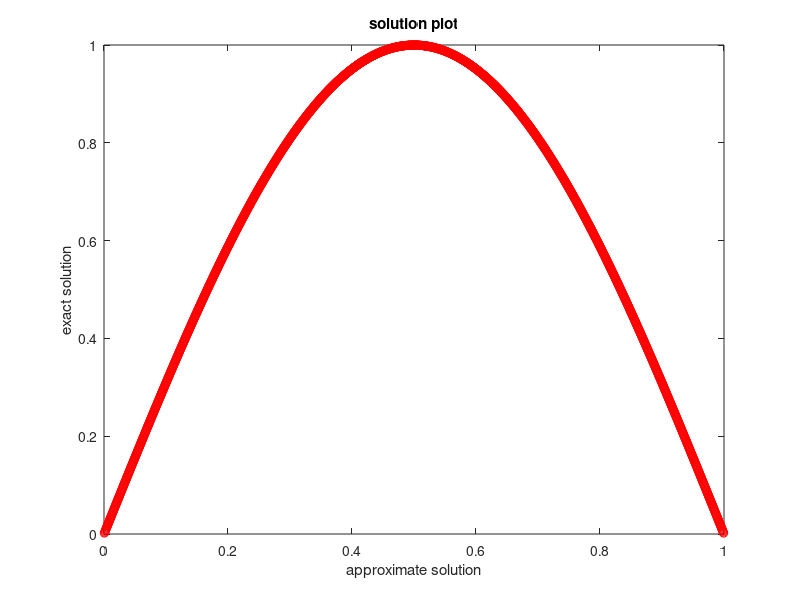
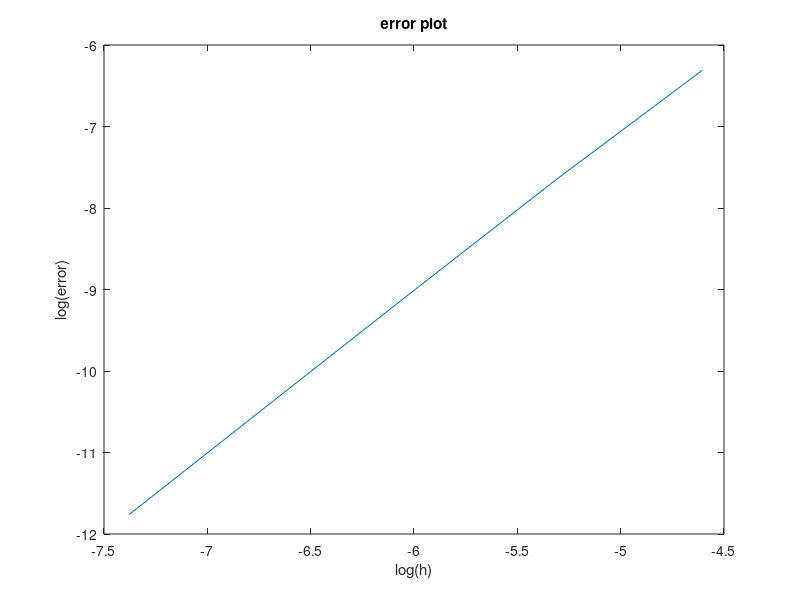

Here is the MATLAB script that generated these plots, in order:
clear all;
close all;

N = 100;

for p = 1:5
x0 = 0;
xN = 1;

h(p)  = (xN - x0)/N;
M  = 100;
k  = 0.4*h(p)^2;
mu = k/h(p)^2; 
a = 1;
b = 1;
lambda = 1;
for j = 1:N-1
    x(j) = j*h(p);
    U0(j) = sin(pi*x(j));
end

U1 = zeros(N-1,1);
t = 0;
for j = 1:M
    
    U1(1) = U0(1) + mu*(-2*U0(1) + U0(2)) + lambda*k*(U0(1)-(U0(1))^2-(a*U0(1)/(1+b*U0(1))));
    
    for i = 2:N-2
        U1(i) = U0(i) + mu*(U0(i-1) - 2*U0(i) + U0(i+1)) + lambda*k*(U0(i)-(U0(i))^2-(a*U0(i)/(1+b*U0(i))));
    end
    
    U1(N-1) = U0(N-1) + mu*(U0(N-2) - 2*U0(N-1)) + lambda*k*(U0(N-1)-(U0(N-1))^2-(a*U0(N-1)/(1+b*U0(N-1))));
    
    t = t + k;
    U0 = U1;
end

for j = 1:N-1
      Uex(j) = exp(-t*pi^2)*sin(pi*x(j));  
end

error(p) = max(abs(Uex' - U1));
N = 2*N;
end
% [U1 exact']
for q = 1:p-1
    order(q) = (log(error(q)/error(q+1)))/(log(h(q)/h(q+1)));
end

order
% hold on
figure(1);
plot(x,U1,x,Uex,'ro')
title('solution plot')
xlabel('approximate solution')
ylabel('exact solution')

figure(2);
plot(log(h),log(error))
title('error plot')
xlabel('log(h)')
ylabel('log(error)')

